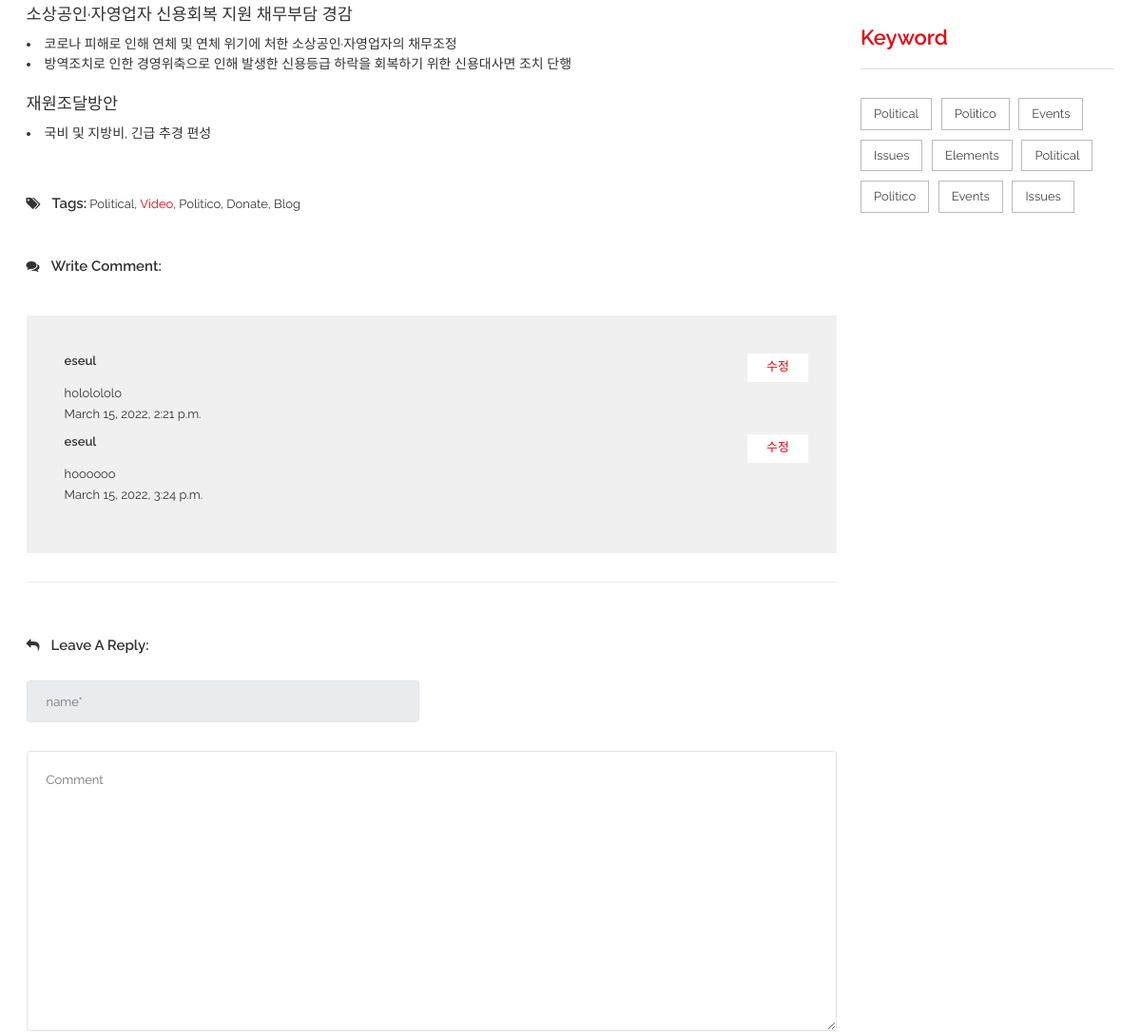
Page /candidate1/detail01/ (middle part) on the earlier database version.
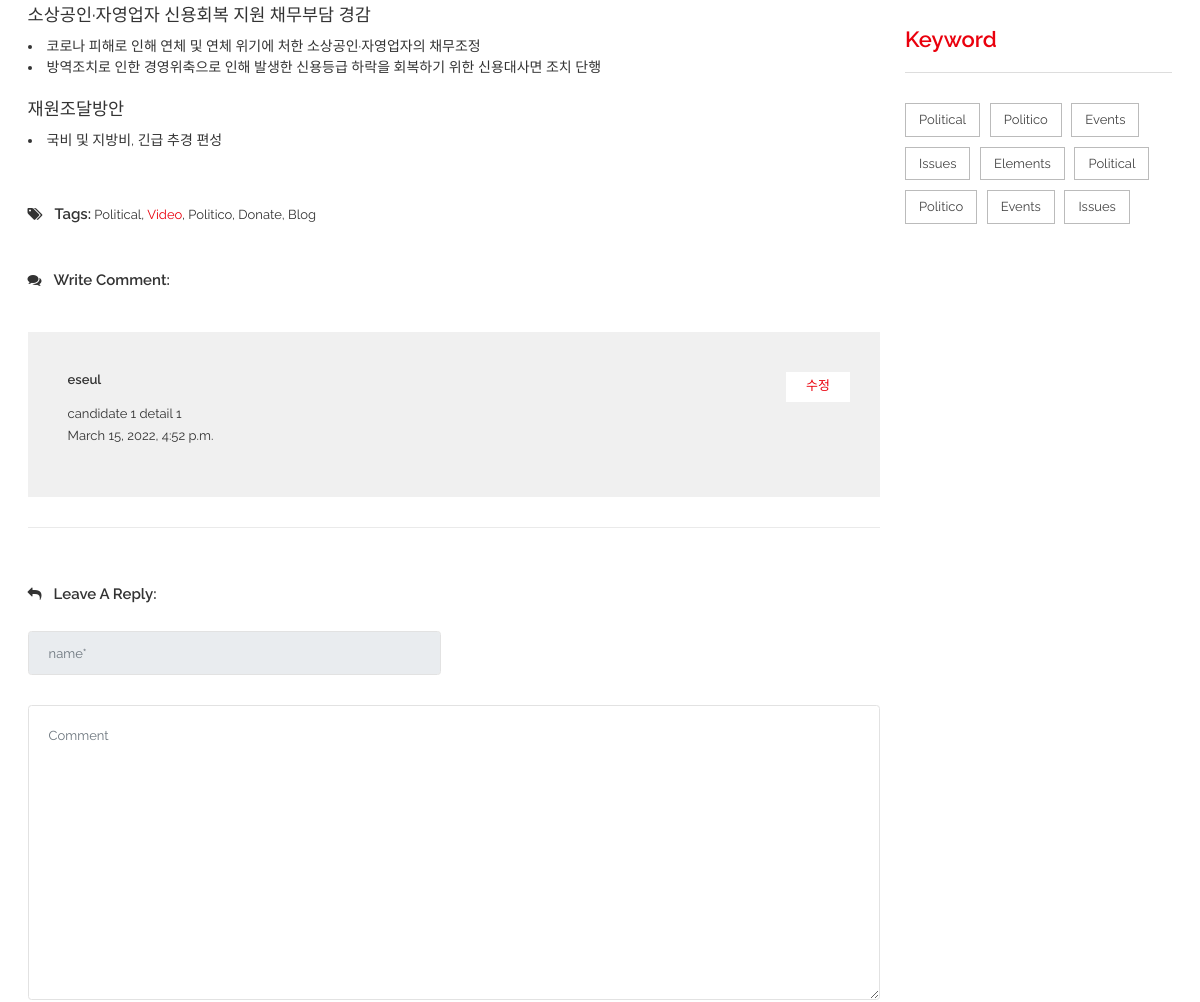
Same page on the later database version.
### bbsApp/models.py (models this page shows)
class Post(models.Model):
    id            = models.BigAutoField(help_text = "Post ID", primary_key=True)
    candidate_num = models.IntegerField()
    detail_num    = models.IntegerField()
    writer_id     = models.TextField(max_length=100)
    content       = models.TextField(blank=False, null=False)
    create_date   = models.DateTimeField(auto_now=True)
    modify_date   = models.DateTimeField(auto_now=True)

### candidate1App/views.py (the view)
# urls.py: path('detail01/', views.detail01),
def detail01(request):
    print('>>> candidate2')
    candidate_num = 1
    detail_num = 1
    Posts = Post.objects.filter(candidate_num=candidate_num, detail_num=detail_num)
    if request.session.get('member_name'):
        print('>>> our member')
        context = {
            'session_member_name': request.session.get('member_name'),
            'session_member_id': request.session.get('member_id'),
            'candidate_num': candidate_num,
            'detail_num': detail_num,
            'Posts': Posts
        }
        return render(request, 'candidate1/blogDetail1.html', context)
    else:
        context = {
            'candidate_num': candidate_num,
            'detail_num': detail_num,
            'Posts': Posts
        }
        return render(request, 'candidate1/blogDetail1.html', context)

### candidate1App/templates/candidate1/blogDetail1.html (shortened to what the changed rows need)
{% load static %}
<!doctype html>
<html class="no-js" lang="en">
    <head>
        <link rel="stylesheet" href="{% static 'css/bootstrap.min.css' %}">
        <link rel="stylesheet" href="{% static 'css/font-awesome.min.css' %}">
        <link rel="stylesheet" href="{% static 'css/meanmenu.min.css' %}">
        <link rel="stylesheet" href="{% static 'css/owl.carousel.min.css' %}">
		<link rel="stylesheet" href="{% static 'lib/css/nivo-slider.css' %}" type="text/css" />
		<link rel="stylesheet" href="{% static 'lib/css/preview.css' %}" type="text/css" media="screen" />
        <link rel="stylesheet" href="{% static 'css/chosen.min.css' %}">
        <link rel="stylesheet" href="{% static 'css/animate.css' %}">
        <link rel="stylesheet" href="{% static 'css/magnific-popup.css' %}">
        <link rel="stylesheet" href="{% static 'css/normalize.css' %}">
        <link rel="stylesheet" href="{% static 'css/main.css' %}">
        <link rel="stylesheet" href="{% static 'style.css' %}">
        <link rel="stylesheet" href="{% static 'css/responsive.css' %}">
    </head>
    <body>
        <div class="wrapper">
            <section class="blog-two-details-area ptb-80">
                <div class="container">
                    <div class="row">
                        <div class="col-lg-9">
                            <div class="blog-container-inner">
                                <div  class="blog-comment">
                                    <div class="blog-reply-all2">
                                        <div id="blog-top" class="blog-top">
                                            {% for bbs in Posts %}
                                            <div  class="blog-img-details">
                                                <div class="blog-title">
                                                    <h3>{{bbs.writer_id}}</h3>
                                                    <a href="#">수정</a>
                                                </div>
                                                <p>{{bbs.content}}</p>
                                                <span>{{bbs.create_date}}</span>
                                            </div>
                                            {% endfor %}
                                        </div>
                                    </div>
                                </div>
                            </div>
                        </div>
                    </div>
                </div>
            </section>
        </div>
    </body>
</html>

Differences in the rows shown:
no longer on this page (row edited): Post: writer_id "eseul", content "hololololo", create_date "March 15, 2022, 2:21 p.m."
no longer on this page (row edited): Post: writer_id "eseul", content "hoooooo", create_date "March 15, 2022, 3:24 p.m."
added Post: writer_id "eseul", content "candidate 1 detail 1", create_date "March 15, 2022, 4:52 p.m."
